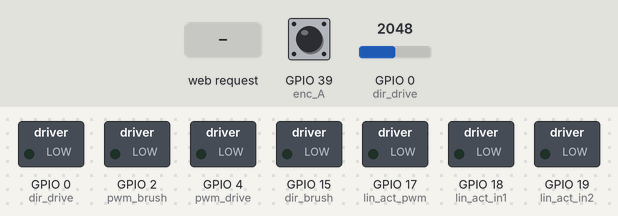
Bench run of a sketch on a simulated ESP32. On the bench: switched loads named in the sketch (green lamp = pin HIGH). The test bench sets the inputs (shaded band); at power-on: GPIO 0 (dir_drive) = 2048, GPIO 39 (enc_A) HIGH. WiFi joins after 1.5 s; servers stay silent unless stated; what the sketch prints to the serial monitor is not drawn.

Above: at 2.7 s.
2.8 s: HTTP request GET /f received
At 4.0 s:
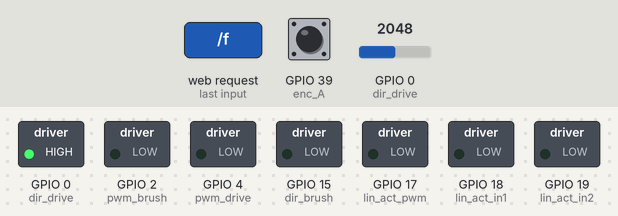
4.3 s: HTTP request GET /c received
At 5.2 s:
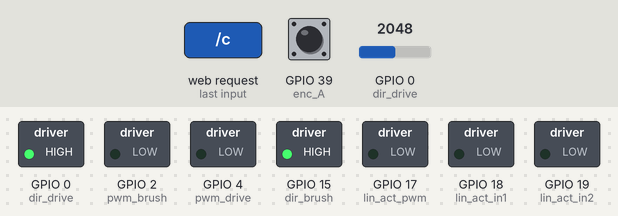
5.8 s: HTTP request GET /r received
At 6.3 s:
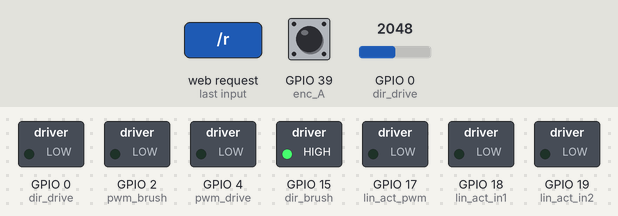
7.3 s: HTTP request GET /l received
At 8.7 s:
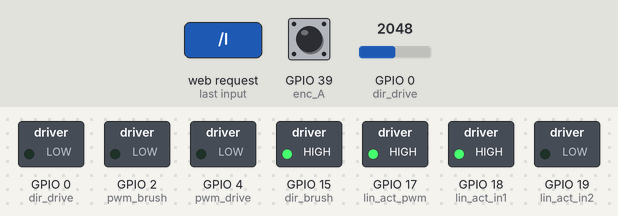
Timing chart, 0 to 9.8 s (numbered marks = the images above; inputs shaded):
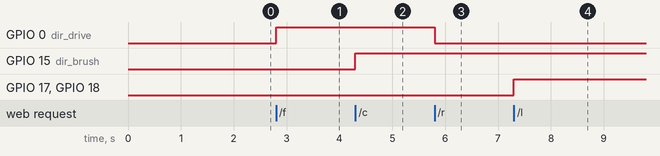

Measured:
- after the input at 2.8 s, GPIO 0 (dir_drive): LOW → HIGH at once
- after the input at 4.3 s, GPIO 15 (dir_brush): LOW → HIGH at once
- after the input at 5.8 s, GPIO 0 (dir_drive): HIGH → LOW at once
- after the input at 7.3 s, GPIO 17 (lin_act_pwm), GPIO 18 (lin_act_in1): LOW → HIGH at once

The sketch:

single_motor_drive.ino
```cpp
#include <WiFi.h>
#include <WiFiClient.h>
#include <WiFiServer.h>

const char* ssid = "Micromax-HS2";
const char* password = "Micromax";

WiFiClient client;
WiFiServer server(80);
String data = "";

#define pwm_drive 4
#define dir_drive 0
#define enc_A 39
#define enc_B 36
#define pwm_brush 2
#define dir_brush 15
#define lin_act_pwm 17
#define lin_act_in1 18
#define lin_act_in2 19
#define voltage_pin 25

int rpm = 0;
float speed = 0;
float stroke = 0;
float dist = 0;
float displacement = 0.0;

int count_pulses = 0;
int gear_ratio = 18000/30;
int cpr = 30420;
int ppr = cpr/4;
float wheel_circumference = 2*3.141593*5; // value in cm
int total_distance = 0;
int total_displacement = 0;
int p_time = 0;
int c_time = 0;

int v_sensor = 0;
float v_value = 0.0;

void setup() {
  // put your setup code here, to run once:
  pinMode(dir_drive, OUTPUT);
  pinMode(pwm_drive, OUTPUT);
  pinMode(dir_brush, OUTPUT);
  pinMode(pwm_brush, OUTPUT);
  pinMode(lin_act_pwm, OUTPUT);
  pinMode(lin_act_in1, OUTPUT);
  pinMode(lin_act_in2, OUTPUT);

  pinMode(enc_A,INPUT_PULLUP); // sets the Encoder_output_A pin as the input
  pinMode(enc_B,INPUT_PULLUP); // sets the Encoder_output_B pin as the input
  attachInterrupt(digitalPinToInterrupt(enc_A),DC_Motor_Encoder, RISING);

  pinMode(voltage_pin, INPUT);

  Serial.begin(115200);
  Serial.println("Connecting to WIFI");
  WiFi.begin(ssid, password);
  while ((!(WiFi.status() == WL_CONNECTED))){
    delay(500);
    Serial.print("...");
  }
  Serial.println("WiFi connected");
  Serial.println("ESP32 Local IP is : ");
  Serial.print((WiFi.localIP()));
  server.begin();

}

void loop() {
  // put your main code here, to run repeatedly:
    // int volt = analogRead(v_sensor);
    float volt_value = map(analogRead(v_sensor), 0, 4096, 0, 25);
    speed = 7 * (volt_value / 12);

    client = server.available();
    if (!client){
      return;
      }
    data = checkClient();
    String dataVal = data.substring(1, data.length());
    String rt = data.substring(0, 1);
    Serial.println(data);

    displacement = calc_distance(count_pulses);

    if (rt == "f"){
      Serial.println("Forward");
      rpm = dataVal.toInt();
      forward(rpm);
      total_displacement = total_displacement + displacement;
    }
    else if (rt == "r"){
      Serial.println("Reverse");
      rpm = dataVal.toInt();
      reverse(rpm);
      total_displacement = total_displacement - displacement;
    }
    else if (rt == "s"){
      Serial.println("Stop");
      brake();
    }

    else if (rt == "c"){
      Serial.println("Brush Forward");
      rpm = dataVal.toInt();
      run_brush(rpm);
    }

    else if (rt == "e"){
      Serial.println("Brush Reverse");
      rpm = dataVal.toInt();
      run_brush_rev(rpm);
    }

    else if ((rt == "s")){
      Serial.println("Stop Brush");
      stop_brush();
    }

    else if ((rt == "l")){
      Serial.println("Moving Linear Actuator Up");
      stroke = dataVal.toInt();
      dist = calc_lin_act_dist(speed);
      float error = stroke - dist;
      while (error <= 0){
        lin_actuator_inc(stroke);
      }
      lin_actuator_stop();
    }

    else if ((rt == "m")){
      Serial.println("Moving Linear Actuator Down");
      stroke = dataVal.toInt();
      dist = calc_lin_act_dist(speed);
      float error_opp = dist - stroke;
      while (error_opp <= 0){
        lin_actuator_dec(stroke);
      }
      lin_actuator_stop();
    }

    else if ((rt == "n")){
      Serial.println("Stopping Linear Actuator (Failsafe)");
      lin_actuator_stop();
    }

    String response = "HTTP/1.1 200 OK\r\nContent-Type: text/html\r\n\r\n";
    response += String(total_displacement);
    client.print(response);
    Serial.println(response);

}

String checkClient (void){
  while(!client.available()){
  delay(1);
  Serial.println(".");}
  Serial.println("Client Found");
  String request = client.readStringUntil('\r');
  request.remove(0, 5);
  request.remove(request.length()-9,9);
  return request;
}

void forward(int rpm){
      analogWrite(pwm_drive, rpm);
      digitalWrite(dir_drive, HIGH);
}

void reverse(int rpm){
      analogWrite(pwm_drive, rpm);
      digitalWrite(dir_drive, LOW);
}

void brake(){
      analogWrite(pwm_drive, 0);
}

void run_brush(int rpm){
      analogWrite(pwm_brush, rpm);
      digitalWrite(dir_brush, HIGH);
}

void run_brush_rev(int rpm){
      analogWrite(pwm_brush, rpm);
      digitalWrite(dir_brush, LOW);
}

void stop_brush(){
      analogWrite(pwm_brush, 0);
}

int lin_actuator_inc(int stroke_required){
    analogWrite(lin_act_pwm, 255);
    digitalWrite(lin_act_in1, HIGH);
    digitalWrite(lin_act_in2, LOW);
}

int lin_actuator_dec(int stroke_required){
    analogWrite(lin_act_pwm, 255);
    digitalWrite(lin_act_in1, LOW);
    digitalWrite(lin_act_in2, HIGH);
}

int lin_actuator_stop(){
    analogWrite(lin_act_pwm, 0);
}

void DC_Motor_Encoder(){
  int b = digitalRead(enc_B);
  if(b > 0){
    count_pulses = count_pulses + 1;
  }
  else{
    count_pulses = count_pulses - 1;
  }
}

float calc_distance(int count){
  // Distance traveled = (ticks ÷ (CPR × gear ratio)) × circumference of wheel
  float distance = (count / (ppr * gear_ratio)) * wheel_circumference;
  // Serial.println(distance);
  return distance;
}

float calc_lin_act_dist(float speed){
  int c_time = millis();
  float stroke_covered = speed * (c_time - p_time);
  p_time = c_time;
  return stroke_covered;
}
```
